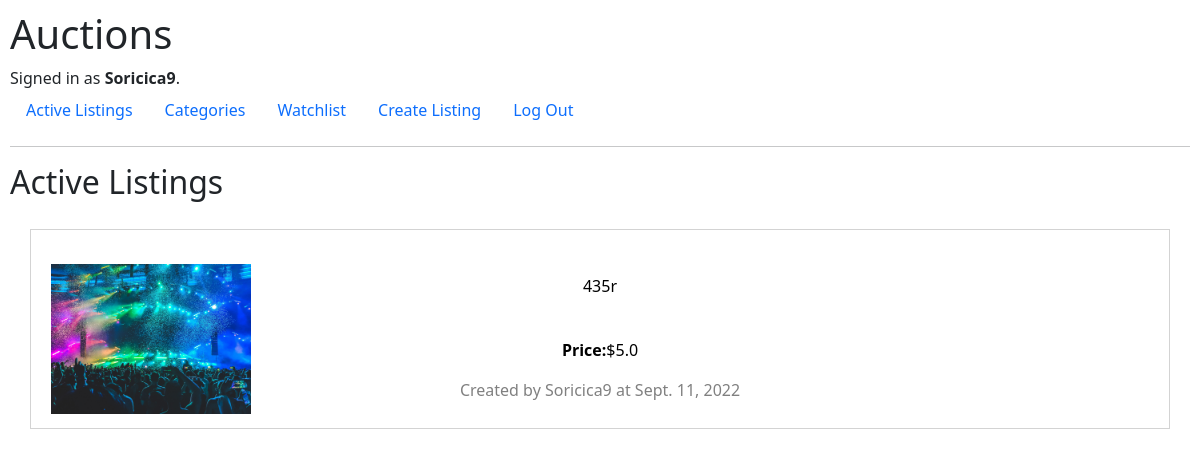
The app's page / (signed in) with its own data.
### auctions/models.py (models this page shows)
class User(AbstractUser):
    pass

class Listing(models.Model):
    title = models.CharField(max_length=100)
    date = models.DateField(auto_now=True)
    creator = models.ForeignKey(User, on_delete=models.CASCADE, related_name="all_creators")
    image = models.ImageField(upload_to = 'static/auctions', default = "static/auctions/notworking.png")
    description = models.CharField(max_length=1000)
    StartingBid = models.FloatField()
    bid = models.FloatField(blank=True, null=True)
    bidNumber=models.IntegerField( default = 0 )
    watching = models.ManyToManyField(User, related_name="watchers")
    winner = models.ForeignKey(User, on_delete = models.CASCADE, null=True)
    closed = models.BooleanField(default = False)
    class categories(models.TextChoices):
        ANTIQUES = "Antiques"
        ELECTRONICS = "Electronics"
        MACHINERY = "Machinery"
        FASHION = "Fashion"
        HOME = "Home"
        SPORTS = "Sports"
        RETAIL = "Retail"
        TOYS = "Toys"
        TOOLS = "Tools"
        VEHICLES = "Vehicles"
        RECREATION = "Recreation"
    category = models.CharField(
        max_length = 11,
        choices = categories.choices
    )
    def __str__(self):
        return self.title

### auctions/views.py (the view)
# urls.py: path("", views.index, name="index"),
def index(request):
    listings = Listing.objects.all()
    return render(request, "auctions/index.html", {
        "listings" : listings
    })

### auctions/templates/auctions/index.html
{% extends "auctions/layout.html" %}
{% block body %}
    <h2>Active Listings</h2>
    <div style="padding:20px 20px;">
    {% for listing in listings %}
        {% if listing.closed == False %}
            <a href="{% url 'listing' listing=listing %}" style="display:block; text-decoration:none; border-style:ridge; border-color: #D3D3D3; border-width:1px; padding:20px 20px; height:200px; margin-bottom:30px;">
                <img style="height:150px; margin-bottom:-150px;" src="{{listing.image}}">
                <div style="text-align:center; ">
                    <p style="color:black">{{listing.title}}</p>
                    <br>
                    {% if listing.bid %}
                        <p style="color:black"><b>Price:</b>${{listing.bid}}</p>
                    {% else %}
                        <p style="color:black"><b>Price:</b>${{listing.StartingBid}}</p>
                    {% endif %}
                    <p style="color:gray">Created by {{listing.creator}} at {{listing.date}}</p>
                </div>
            </a>
        {% endif %}
    {% endfor %}
    </div>
{% endblock %}

### auctions/templates/auctions/layout.html (shortened to what this page needs)
{% load static %}
<!DOCTYPE html>
<html lang="en">
    <head>
        <link rel="stylesheet" href="https://stackpath.bootstrapcdn.com/bootstrap/4.4.1/css/bootstrap.min.css">
        <link href="{% static 'auctions/styles.css' %}" rel="stylesheet">
        <link href="https://cdn.jsdelivr.net/npm/bootstrap@5.2.1/dist/css/bootstrap.min.css" rel="stylesheet">
    </head>
    <body>
        <h1>Auctions</h1>
        <div>
            {% if user.is_authenticated %}
                Signed in as <strong>{{ user.username }}</strong>.
            {% else %}
                Not signed in.
            {% endif %}
        </div>
        <ul class="nav">
            <li class="nav-item">
                <a class="nav-link" href="{% url 'index' %}">Active Listings</a>
            </li>
            <li class="nav-item">
                <a class="nav-link" href="{% url 'categories' %}">Categories</a>
            </li>
            {% if user.is_authenticated %}
                <li class="nav-item">
                    <a class="nav-link" href="{% url 'watchlist' %}">Watchlist</a>
                </li>
                <li class="nav-item">
                    <a class="nav-link" href="{% url 'createListing' %}">Create Listing</a>
                </li>
                <li class="nav-item">
                    <a class="nav-link" href="{% url 'logout' %}">Log Out</a>
                </li>
            {% endif %}
        </ul>
        <hr>
        {% block body %}
        {% endblock %}
    </body>
</html>

### auctions/static/auctions/styles.css (style rules this page uses)
body { padding: 10px; }

### records on screen
User: username "Soricica9"
Listing: image (picture), title "435r", StartingBid "5.0", creator "Soricica9", date "Sept. 11, 2022"
